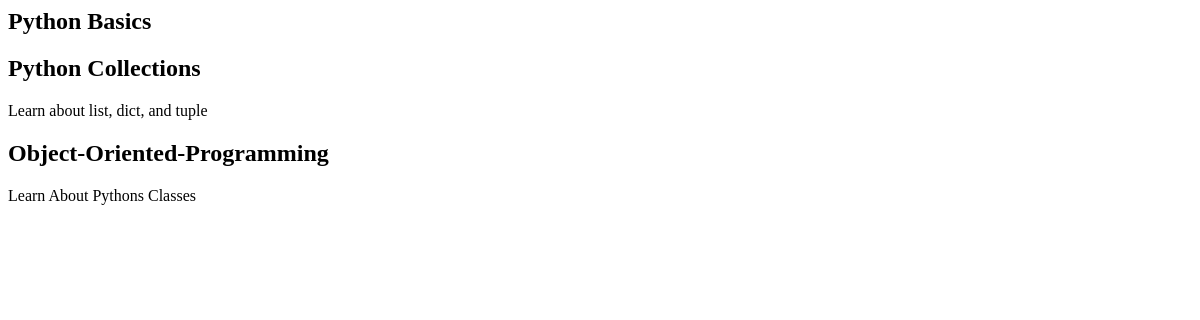
Page /courses/ on the earlier database version.
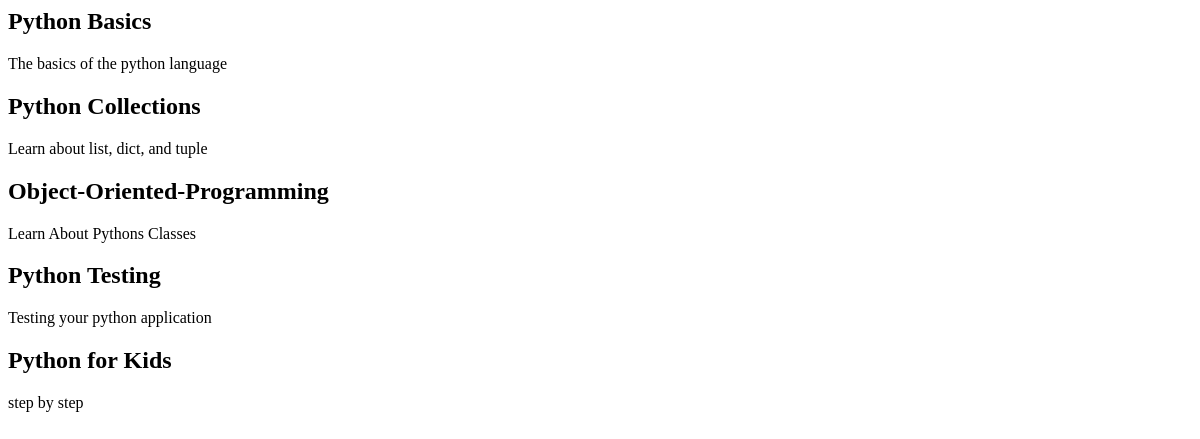
Same page on the later database version.
### courses/models.py (models this page shows, shortened)
class Course(models.Model):
    created_at = models.DateTimeField(auto_now_add=True)
    title = models.CharField(max_length=255)
    description = models.TextField()

### courses/views.py (the view)
def course_list(request):
    courses = Course.objects.all()
    return render(request, 'courses/course_list.html', {'courses': courses})

### courses/templates/courses/course_list.html
{% for course in courses %}
<h2>{{ course.title  }} </h2>
{{ course.description }}
{% endfor %}

Differences in the rows shown:
changed Course "Python Basics": description (not shown) → "The basics of the python language"
added Course: title "Python Testing", description "Testing your python application"
added Course: title "Python for Kids", description "step by step"
